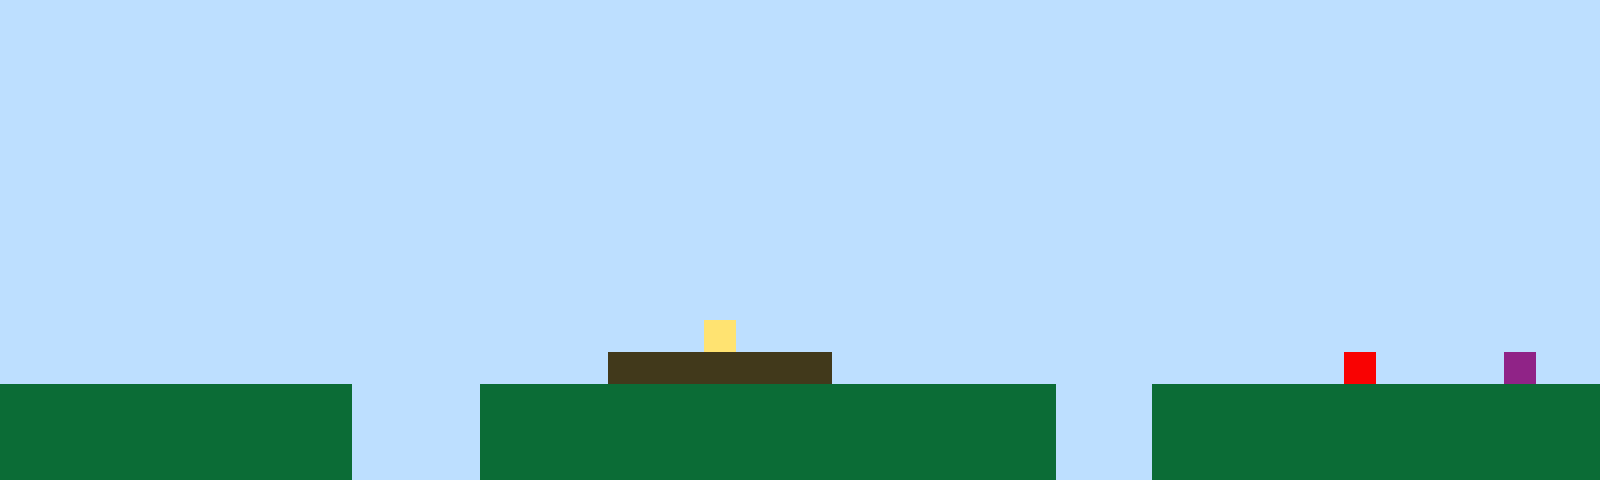

This game map was drawn from its Tiled (.tmx) file and the tilesets committed beside it. A one-line description and the full map source follow:
An orthogonal 50x15 tile map with 32x32 px tiles, 1 tile layer (Tile Layer 1).

<map version="1.10" tiledversion="1.11.2" orientation="orthogonal" renderorder="right-up" width="50" height="15" tilewidth="32" tileheight="32" infinite="0" nextlayerid="2" nextobjectid="1"><editorsettings><export target="map1.csv" format="csv" /></editorsettings><tileset firstgid="1" name="sprites" tilewidth="32" tileheight="32" tilecount="6" columns="3"><image source="sprites.png" width="96" height="64" /></tileset><layer id="1" name="Tile Layer 1" width="50" height="15"><data encoding="csv">1,1,1,1,1,1,1,1,1,1,1,1,1,1,1,1,1,1,1,1,1,1,1,1,1,1,1,1,1,1,1,1,1,1,1,1,1,1,1,1,1,1,1,1,1,1,1,1,1,1,1,1,1,1,1,1,1,1,1,1,1,1,1,1,1,1,1,1,1,1,1,1,1,1,1,1,1,1,1,1,1,1,1,1,1,1,1,1,1,1,1,1,1,1,1,1,1,1,1,1,1,1,1,1,1,1,1,1,1,1,1,1,1,1,1,1,1,1,1,1,1,1,1,1,1,1,1,1,1,1,1,1,1,1,1,1,1,1,1,1,1,1,1,1,1,1,1,1,1,1,1,1,1,1,1,1,1,1,1,1,1,1,1,1,1,1,1,1,1,1,1,1,1,1,1,1,1,1,1,1,1,1,1,1,1,1,1,1,1,1,1,1,1,1,1,1,1,1,1,1,1,1,1,1,1,1,1,1,1,1,1,1,1,1,1,1,1,1,1,1,1,1,1,1,1,1,1,1,1,1,1,1,1,1,1,1,1,1,1,1,1,1,1,1,1,1,1,1,1,1,1,1,1,1,1,1,1,1,1,1,1,1,1,1,1,1,1,1,1,1,1,1,1,1,1,1,1,1,1,1,1,1,1,1,1,1,1,1,1,1,1,1,1,1,1,1,1,1,1,1,1,1,1,1,1,1,1,1,1,1,1,1,1,1,1,1,1,1,1,1,1,1,1,1,1,1,1,1,1,1,1,1,1,1,1,1,1,1,1,1,1,1,1,1,1,1,1,1,1,1,1,1,1,1,1,1,1,1,1,1,1,1,1,1,1,1,1,1,1,1,1,1,1,1,1,1,1,1,1,1,1,1,1,1,1,1,1,1,1,1,1,1,1,1,1,1,1,1,1,1,1,1,1,1,1,1,1,1,1,1,1,1,1,1,1,1,1,1,1,1,1,1,1,1,1,1,1,1,1,1,1,1,1,1,1,1,1,1,1,1,1,1,1,1,1,1,1,1,1,1,1,1,1,1,1,1,1,1,1,1,1,1,1,1,1,1,1,1,1,1,1,1,1,1,1,1,1,1,1,1,1,1,1,1,1,1,1,1,1,1,1,1,1,1,1,1,1,1,1,1,1,1,1,1,1,1,1,1,1,1,1,1,1,1,1,1,1,1,1,1,1,1,4,1,1,1,1,1,1,1,1,1,1,1,1,1,1,1,1,1,1,1,1,1,1,1,1,1,1,1,1,1,1,1,1,1,1,1,1,1,1,1,1,1,1,1,1,1,1,3,3,3,3,3,3,3,1,1,1,1,1,1,1,1,1,1,1,1,1,1,1,1,5,1,1,1,1,6,1,1,2,2,2,2,2,2,2,2,2,2,2,1,1,1,1,2,2,2,2,2,2,2,2,2,2,2,2,2,2,2,2,2,2,1,1,1,2,2,2,2,2,2,2,2,2,2,2,2,2,2,2,2,2,2,2,2,2,2,2,2,2,1,1,1,1,2,2,2,2,2,2,2,2,2,2,2,2,2,2,2,2,2,2,1,1,1,2,2,2,2,2,2,2,2,2,2,2,2,2,2,2,2,2,2,2,2,2,2,2,2,2,1,1,1,1,2,2,2,2,2,2,2,2,2,2,2,2,2,2,2,2,2,2,1,1,1,2,2,2,2,2,2,2,2,2,2,2,2,2,2</data></layer></map>
